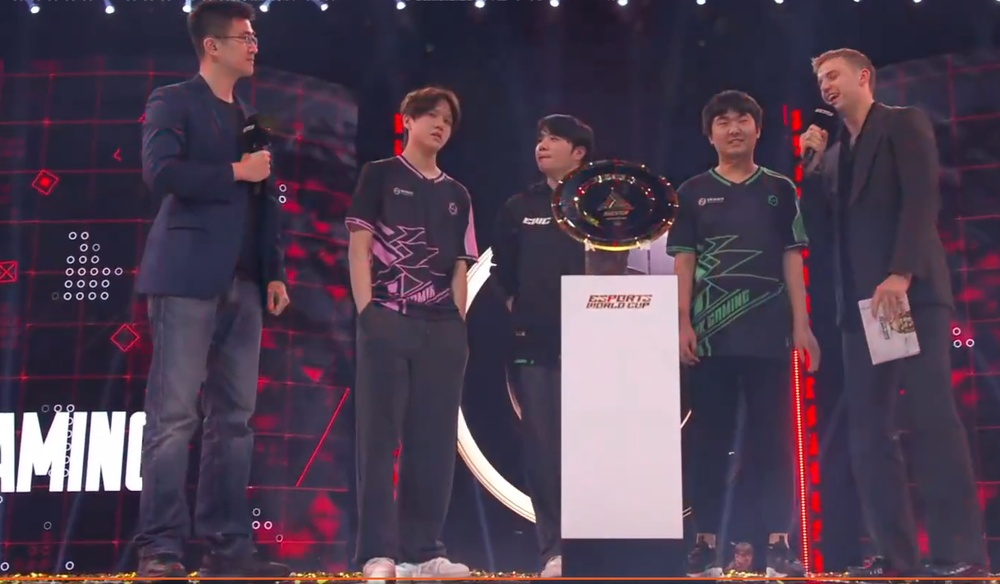
#> input picture myprojc/test.jpg, 1000 x 584 px, shrunk from 1385 x 809 before the run, found by its file name
$ python dct_dft_experiment.py
#> lines starting #> are read from the running program, lines starting #| are printed output that depends on the picture
import cv2
import numpy as np
import matplotlib.pyplot as plt

# ---------------------- 1. 读取测试图像 ----------------------
img = cv2.imread('test.jpg', cv2.IMREAD_GRAYSCALE)
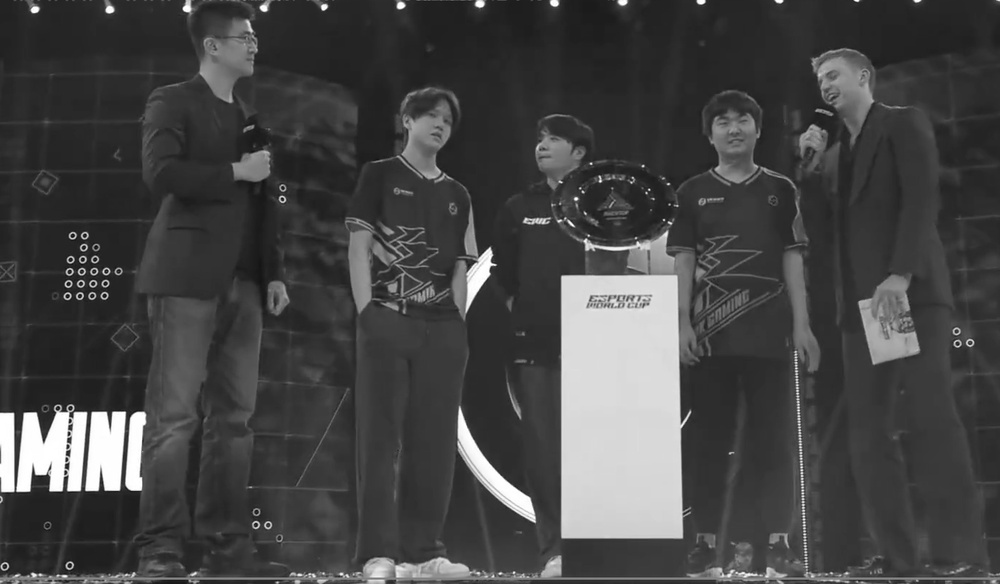
#> img: shape (584, 1000); min 2, max 255, mean 68.8
h, w = img.shape
#> h = 584; w = 1000

# ---------------------- 2. 边界延拓对比（周期延拓 vs 镜像延拓） ----------------------
# 周期延拓（DFT隐含）
periodic_ext = np.vstack([img, img])
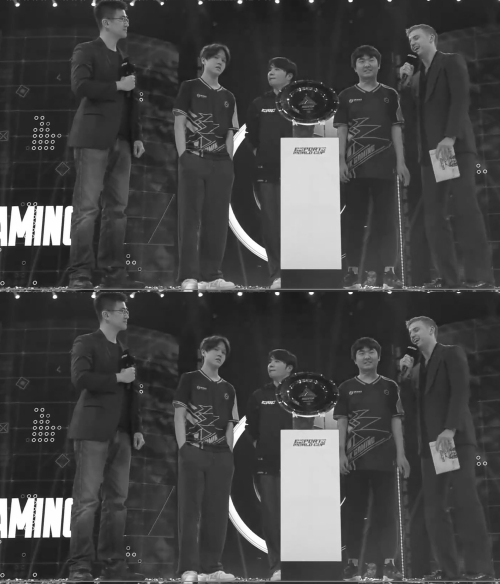
#> periodic_ext: shape (1168, 1000) (shown at 1/2 size); min 2, max 255, mean 68.8
periodic_ext = np.hstack([periodic_ext, periodic_ext])
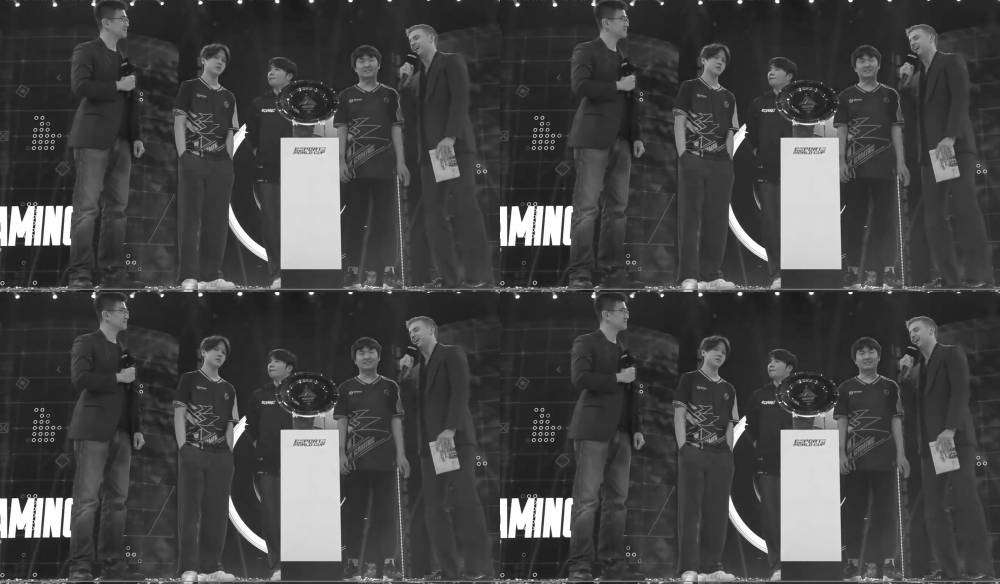
#> periodic_ext: shape (1168, 2000) (shown at 1/2 size); min 2, max 255, mean 68.8

# 镜像延拓（DCT隐含）
mirror_ext = np.vstack([img, np.flipud(img)])
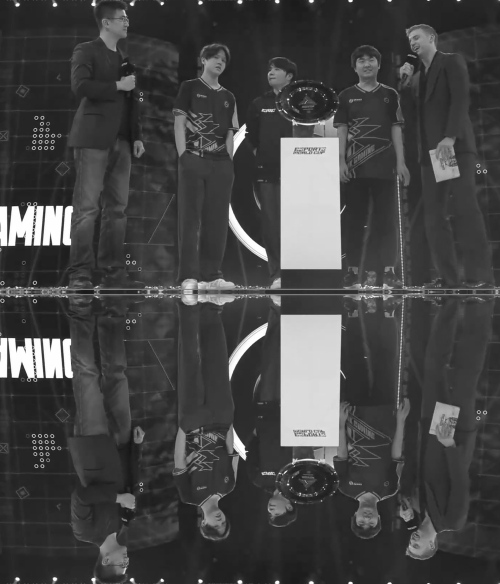
#> mirror_ext: shape (1168, 1000) (shown at 1/2 size); min 2, max 255, mean 68.8
mirror_ext = np.hstack([mirror_ext, np.fliplr(mirror_ext)])
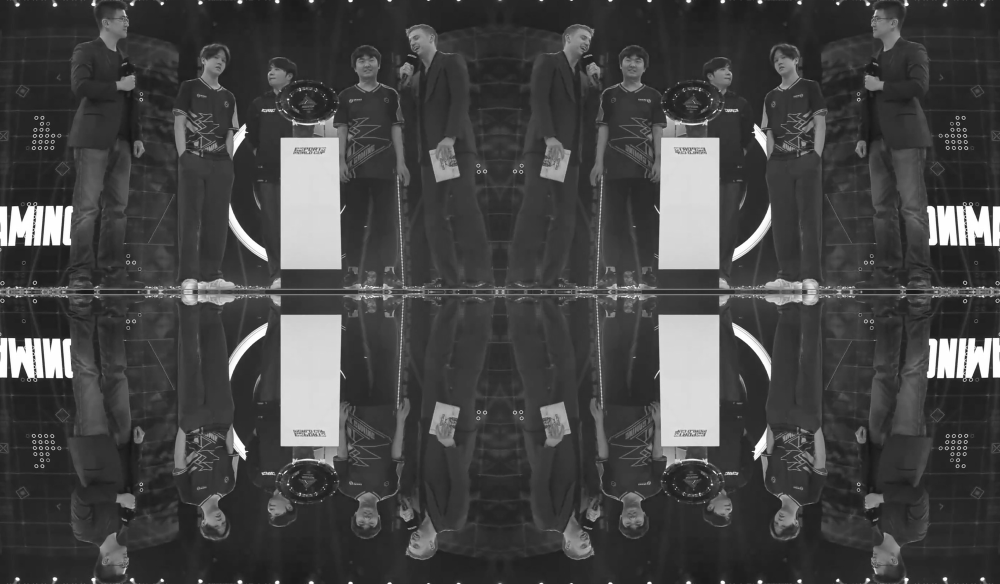
#> mirror_ext: shape (1168, 2000) (shown at 1/2 size); min 2, max 255, mean 68.8

# ---------------------- 3. DFT与DCT系数计算 ----------------------
# DFT计算 + 频谱中心化
dft = np.fft.fft2(img)
dft_shift = np.fft.fftshift(dft)
dft_mag = 20 * np.log(np.abs(dft_shift) + 1)  # 对数压缩，便于可视化
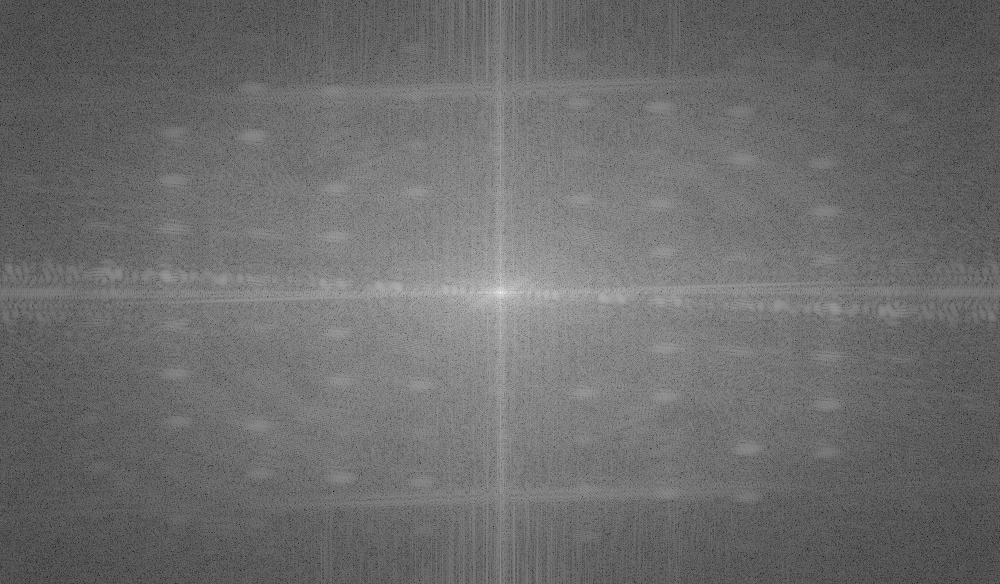
#> dft_mag: shape (584, 1000) float64; min 9.41, max 350.2, mean 155.5; drawn with min black and max white

# DCT计算（OpenCV实现DCT-II）
dct = cv2.dct(np.float32(img))
dct_mag = 20 * np.log(np.abs(dct) + 1)  # 对数压缩
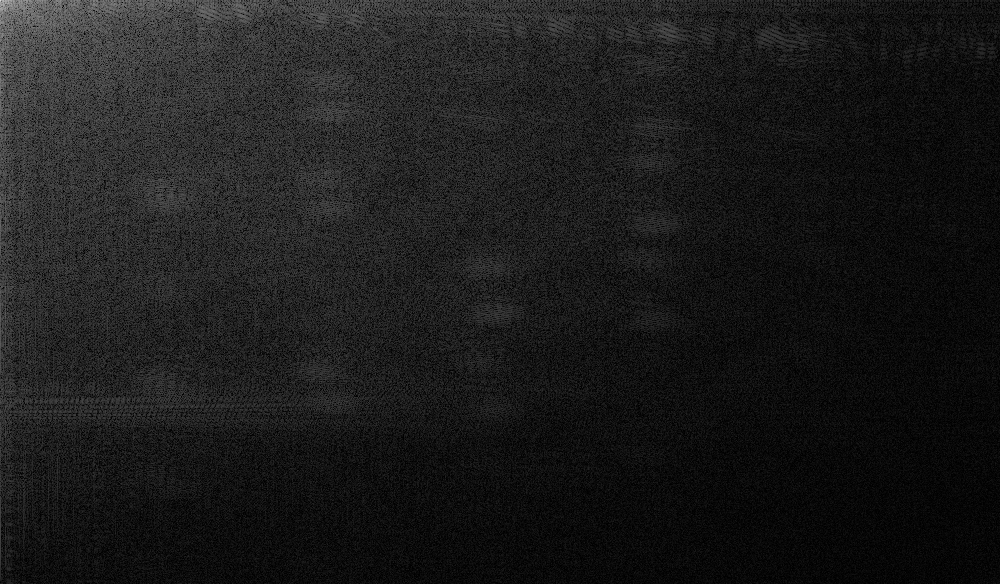
#> dct_mag: shape (584, 1000) float32; min 9.54e-06, max 217.4, mean 27.8

# ---------------------- 4. 结果可视化 ----------------------
plt.figure(figsize=(16, 12))

# 子图1：原图像
plt.subplot(2, 3, 1)
plt.imshow(img, cmap='gray')
plt.title('Original Image', fontsize=14)
plt.axis('off')

# 子图2：周期延拓（DFT边界）
plt.subplot(2, 3, 2)
plt.imshow(periodic_ext, cmap='gray')
plt.title('Periodic Extension (DFT Implicit)', fontsize=14)
plt.axis('off')

# 子图3：镜像延拓（DCT边界）
plt.subplot(2, 3, 3)
plt.imshow(mirror_ext, cmap='gray')
plt.title('Mirror Extension (DCT Implicit)', fontsize=14)
plt.axis('off')

# 子图4：DFT频谱
plt.subplot(2, 3, 5)
plt.imshow(dft_mag, cmap='jet')
plt.title('DFT Spectrum (Log Scale)', fontsize=14)
plt.axis('off')

# 子图5：DCT频谱
plt.subplot(2, 3, 6)
plt.imshow(dct_mag, cmap='jet')
plt.title('DCT Spectrum (Log Scale)', fontsize=14)
plt.axis('off')

plt.tight_layout()
plt.savefig('dft_dct_result.png', dpi=300, bbox_inches='tight')
plt.show()

# ---------------------- 5. 能量集中性量化分析 ----------------------
# 计算DFT/DCT的能量分布（前10%系数的能量占比）
def calc_energy_concentration(coefficients, ratio=0.1):
#> called with coefficients = array of shape (584, 1000), ratio = 0.1
    flat = np.abs(coefficients).flatten()
    sorted_flat = np.sort(flat)[::-1]  # 降序排列
    total_energy = np.sum(sorted_flat ** 2)
#> total_energy = 2.47e+15
    top_k = int(len(sorted_flat) * ratio)
#> top_k = 58400
    top_energy = np.sum(sorted_flat[:top_k] ** 2)
#> top_energy = 2.46e+15
    return top_energy / total_energy

dft_energy = calc_energy_concentration(dft_shift)
#> dft_energy = 0.996
dct_energy = calc_energy_concentration(dct)
#> dct_energy = 0.997

print(f"DFT 前10%系数能量占比: {dft_energy:.2%}")
#| DFT 前10%系数能量占比: 99.55%
print(f"DCT 前10%系数能量占比: {dct_energy:.2%}")
#| DCT 前10%系数能量占比: 99.67%
